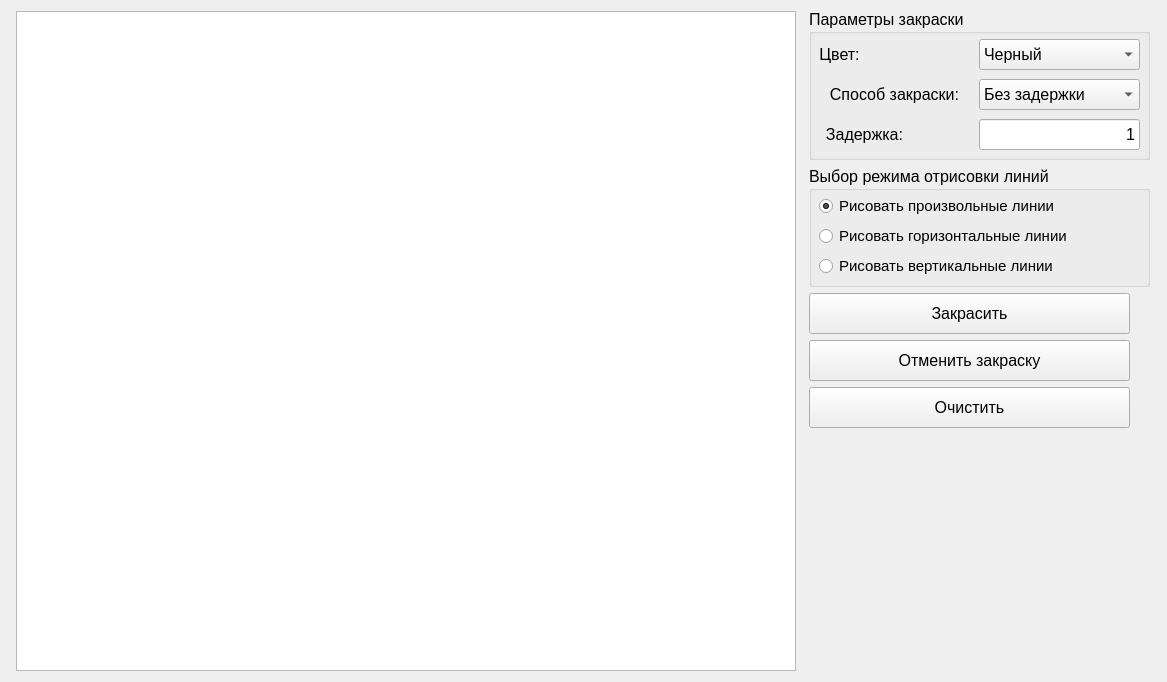
<?xml version="1.0" encoding="UTF-8"?>
<ui version="4.0">
 <class>MainWindow</class>
 <widget class="QMainWindow" name="MainWindow">
  <property name="geometry">
   <rect>
    <x>0</x>
    <y>0</y>
    <width>1167</width>
    <height>682</height>
   </rect>
  </property>
  <property name="minimumSize">
   <size>
    <width>1167</width>
    <height>682</height>
   </size>
  </property>
  <property name="maximumSize">
   <size>
    <width>1167</width>
    <height>682</height>
   </size>
  </property>
  <property name="windowTitle">
   <string>MainWindow</string>
  </property>
  <widget class="QWidget" name="centralwidget">
   <layout class="QGridLayout" name="gridLayout">
    <item row="0" column="0">
     <widget class="QGraphicsView" name="graphicsView">
      <property name="minimumSize">
       <size>
        <width>780</width>
        <height>660</height>
       </size>
      </property>
      <property name="maximumSize">
       <size>
        <width>780</width>
        <height>660</height>
       </size>
      </property>
     </widget>
    </item>
    <item row="0" column="1">
     <layout class="QVBoxLayout" name="verticalLayout">
      <item>
       <widget class="QGroupBox" name="Parameters">
        <property name="minimumSize">
         <size>
          <width>341</width>
          <height>151</height>
         </size>
        </property>
        <property name="maximumSize">
         <size>
          <width>341</width>
          <height>151</height>
         </size>
        </property>
        <property name="font">
         <font>
          <pointsize>12</pointsize>
         </font>
        </property>
        <property name="title">
         <string>Параметры закраски</string>
        </property>
        <widget class="QLabel" name="labelColor">
         <property name="geometry">
          <rect>
           <x>-20</x>
           <y>30</y>
           <width>101</width>
           <height>31</height>
          </rect>
         </property>
         <property name="font">
          <font>
           <pointsize>12</pointsize>
          </font>
         </property>
         <property name="styleSheet">
          <string notr="true"/>
         </property>
         <property name="text">
          <string>Цвет:</string>
         </property>
         <property name="alignment">
          <set>Qt::AlignCenter</set>
         </property>
        </widget>
        <widget class="QComboBox" name="colorBox">
         <property name="geometry">
          <rect>
           <x>170</x>
           <y>30</y>
           <width>161</width>
           <height>31</height>
          </rect>
         </property>
         <property name="font">
          <font>
           <pointsize>12</pointsize>
          </font>
         </property>
         <property name="styleSheet">
          <string notr="true"/>
         </property>
         <item>
          <property name="text">
           <string>Черный</string>
          </property>
         </item>
         <item>
          <property name="text">
           <string>Красный</string>
          </property>
         </item>
         <item>
          <property name="text">
           <string>Зеленый</string>
          </property>
         </item>
         <item>
          <property name="text">
           <string>Синий</string>
          </property>
         </item>
        </widget>
        <widget class="QLabel" name="labelMethod">
         <property name="geometry">
          <rect>
           <x>0</x>
           <y>70</y>
           <width>171</width>
           <height>31</height>
          </rect>
         </property>
         <property name="font">
          <font>
           <pointsize>12</pointsize>
          </font>
         </property>
         <property name="styleSheet">
          <string notr="true"/>
         </property>
         <property name="text">
          <string>Способ закраски:</string>
         </property>
         <property name="alignment">
          <set>Qt::AlignCenter</set>
         </property>
        </widget>
        <widget class="QComboBox" name="paintBox">
         <property name="geometry">
          <rect>
           <x>170</x>
           <y>70</y>
           <width>161</width>
           <height>31</height>
          </rect>
         </property>
         <property name="font">
          <font>
           <pointsize>12</pointsize>
          </font>
         </property>
         <property name="styleSheet">
          <string notr="true"/>
         </property>
         <property name="currentIndex">
          <number>1</number>
         </property>
         <item>
          <property name="text">
           <string>С задержкой</string>
          </property>
         </item>
         <item>
          <property name="text">
           <string>Без задержки</string>
          </property>
         </item>
        </widget>
        <widget class="QLineEdit" name="delay">
         <property name="geometry">
          <rect>
           <x>170</x>
           <y>110</y>
           <width>161</width>
           <height>31</height>
          </rect>
         </property>
         <property name="font">
          <font>
           <pointsize>12</pointsize>
          </font>
         </property>
         <property name="text">
          <string>1</string>
         </property>
         <property name="alignment">
          <set>Qt::AlignRight|Qt::AlignTrailing|Qt::AlignVCenter</set>
         </property>
        </widget>
        <widget class="QLabel" name="labelDelay">
         <property name="geometry">
          <rect>
           <x>0</x>
           <y>110</y>
           <width>111</width>
           <height>31</height>
          </rect>
         </property>
         <property name="font">
          <font>
           <pointsize>12</pointsize>
          </font>
         </property>
         <property name="styleSheet">
          <string notr="true"/>
         </property>
         <property name="text">
          <string>Задержка:</string>
         </property>
         <property name="alignment">
          <set>Qt::AlignCenter</set>
         </property>
        </widget>
       </widget>
      </item>
      <item>
       <widget class="QGroupBox" name="groupBox_2">
        <property name="minimumSize">
         <size>
          <width>341</width>
          <height>121</height>
         </size>
        </property>
        <property name="maximumSize">
         <size>
          <width>341</width>
          <height>121</height>
         </size>
        </property>
        <property name="font">
         <font>
          <pointsize>12</pointsize>
         </font>
        </property>
        <property name="title">
         <string>Выбор режима отрисовки линий</string>
        </property>
        <widget class="QRadioButton" name="horizontal">
         <property name="geometry">
          <rect>
           <x>10</x>
           <y>60</y>
           <width>311</width>
           <height>20</height>
          </rect>
         </property>
         <property name="font">
          <font>
           <pointsize>11</pointsize>
          </font>
         </property>
         <property name="text">
          <string>Рисовать горизонтальные линии</string>
         </property>
        </widget>
        <widget class="QRadioButton" name="nomode">
         <property name="geometry">
          <rect>
           <x>10</x>
           <y>30</y>
           <width>311</width>
           <height>20</height>
          </rect>
         </property>
         <property name="font">
          <font>
           <pointsize>11</pointsize>
          </font>
         </property>
         <property name="text">
          <string>Рисовать произвольные линии</string>
         </property>
         <property name="checked">
          <bool>true</bool>
         </property>
        </widget>
        <widget class="QRadioButton" name="vertical">
         <property name="geometry">
          <rect>
           <x>10</x>
           <y>90</y>
           <width>311</width>
           <height>20</height>
          </rect>
         </property>
         <property name="font">
          <font>
           <pointsize>11</pointsize>
          </font>
         </property>
         <property name="text">
          <string>Рисовать вертикальные линии</string>
         </property>
         <property name="checked">
          <bool>false</bool>
         </property>
        </widget>
       </widget>
      </item>
      <item>
       <widget class="QPushButton" name="paintBut">
        <property name="minimumSize">
         <size>
          <width>321</width>
          <height>41</height>
         </size>
        </property>
        <property name="maximumSize">
         <size>
          <width>321</width>
          <height>41</height>
         </size>
        </property>
        <property name="font">
         <font>
          <pointsize>12</pointsize>
         </font>
        </property>
        <property name="styleSheet">
         <string notr="true"/>
        </property>
        <property name="text">
         <string>Закрасить</string>
        </property>
       </widget>
      </item>
      <item>
       <widget class="QPushButton" name="cancel">
        <property name="minimumSize">
         <size>
          <width>321</width>
          <height>41</height>
         </size>
        </property>
        <property name="maximumSize">
         <size>
          <width>321</width>
          <height>41</height>
         </size>
        </property>
        <property name="font">
         <font>
          <pointsize>12</pointsize>
         </font>
        </property>
        <property name="text">
         <string>Отменить закраску</string>
        </property>
       </widget>
      </item>
      <item>
       <widget class="QPushButton" name="clean">
        <property name="minimumSize">
         <size>
          <width>321</width>
          <height>41</height>
         </size>
        </property>
        <property name="maximumSize">
         <size>
          <width>321</width>
          <height>41</height>
         </size>
        </property>
        <property name="font">
         <font>
          <pointsize>12</pointsize>
         </font>
        </property>
        <property name="text">
         <string>Очистить</string>
        </property>
       </widget>
      </item>
      <item>
       <spacer name="verticalSpacer">
        <property name="orientation">
         <enum>Qt::Vertical</enum>
        </property>
        <property name="sizeHint" stdset="0">
         <size>
          <width>20</width>
          <height>208</height>
         </size>
        </property>
       </spacer>
      </item>
     </layout>
    </item>
   </layout>
  </widget>
 </widget>
 <resources/>
 <connections/>
</ui>
